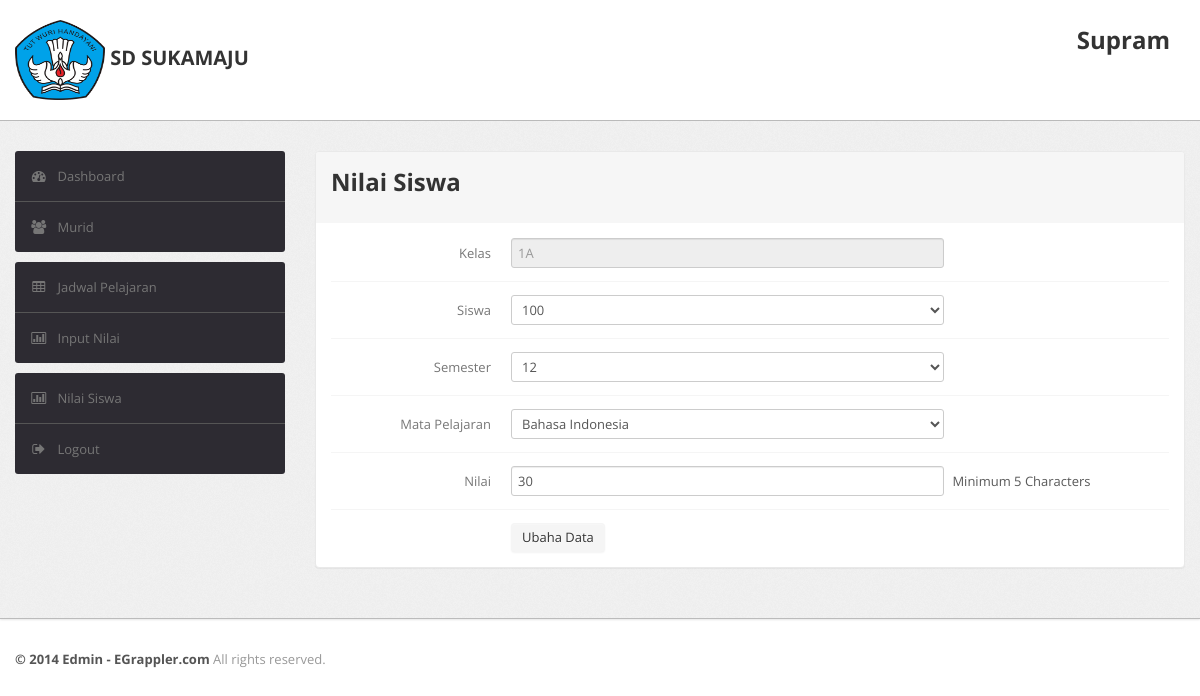
The page /guru/ubahdata.php?id=25 (signed in) on the database its author committed.
### tables this page shows
CREATE TABLE `guru` (
  `NoPegawai` varchar(11) NOT NULL,
  `NamaGuru` varchar(50) NOT NULL,
  `Jabatan` varchar(5) NOT NULL,
  `Password` varchar(15) NOT NULL,
  `NoHP` decimal(13,0) NOT NULL,
  `Alamat` varchar(50) NOT NULL,
  `Gaji` varchar(7) DEFAULT NULL,
  `WaliKelas` varchar(15) DEFAULT NULL
);

CREATE TABLE `murid` (
  `NIS` int(4) NOT NULL,
  `Nama` varchar(50) NOT NULL,
  `Kelas` varchar(15) DEFAULT NULL,
  `Jabatan` varchar(5) NOT NULL,
  `Password` varchar(16) NOT NULL,
  `Alamat` varchar(50) NOT NULL,
  `No_HPWali` decimal(13,0) NOT NULL
);

CREATE TABLE `nilai` (
  `NIS` int(4) NOT NULL,
  `id` int(11) NOT NULL,
  `Mapel` int(11) NOT NULL,
  `Nilai` int(11) NOT NULL,
  `kelas` varchar(15) DEFAULT NULL,
  `semester` int(11) NOT NULL
);

CREATE TABLE `matapelajaran` (
  `id` int(11) NOT NULL,
  `KodeMapel` varchar(15) NOT NULL,
  `MataPelajaran` varchar(50) NOT NULL,
  `NamaGuru` varchar(50) NOT NULL,
  `Kelas` varchar(15) DEFAULT NULL,
  `Hari` varchar(7) NOT NULL,
  `Jam` varchar(13) NOT NULL
);

### fungsi.php (called while the page is built, shortened)
<?php
$koneksi = mysqli_connect("127.0.0.1", "root", "", "sdsukamaju");
function query($query){
    global $koneksi;
    $hasil = mysqli_query($koneksi,$query);
    $nilaiakhir = [];
    while ($n = mysqli_fetch_assoc($hasil)){
        $nilaiakhir[] = $n;
    }
    return $nilaiakhir;
};
?>

### guru/ubahdata.php (the view, shortened to what this page needs)
<?php
require '../fungsi.php';
$datauser = $_SESSION["user"];
$Kelas = $datauser["WaliKelas"];
$id = $_GET["id"];
$siswa1 = query("select  matapelajaran.id as mapelid,nilai.id,NIS,MataPelajaran,nilai.kelas,nilai.semester,Nilai,matapelajaran.KodeMapel from matapelajaran Left Join nilai On matapelajaran.id = nilai.Mapel where nilai.id = '$id'")[0];
$murid = query("SELECT * FROM murid WHERE Kelas='$Kelas'");
$data = $datauser["NoPegawai"];
$profil1 = mysqli_query($koneksi, "SELECT NamaGuru FROM guru where NoPegawai = '$data'");
?>
<!DOCTYPE html>
<html lang="en">
<head>
	<link type="text/css" href="bootstrap/css/bootstrap.min.css" rel="stylesheet">
	<link type="text/css" href="bootstrap/css/bootstrap-responsive.min.css" rel="stylesheet">
	<link type="text/css" href="css/theme.css" rel="stylesheet">
	<link type="text/css" href="images/icons/css/font-awesome.css" rel="stylesheet">
</head>
<body>
	<div class="navbar navbar-fixed-top">
		<div class="navbar-inner">
			<div class="container">
                        <a class="brand" href="index.html"><img src="sdlogo.png" style="width:90px;height:80px;">      SD SUKAMAJU </a>
						<div class="nav-collapse collapse navbar-inverse-collapse">
                        <ul class="nav pull-right">
                        <?php while( $jdwal2 = mysqli_fetch_assoc($profil1) ) : ?>
                        <li><a><h2>
                        <?= $jdwal2["NamaGuru"]?>
                        </h2></a>
                        <?php endwhile;?>
                        </li>
                        </ul>
                    </div>
				</div>
			</div>
		</div>
	<div class="wrapper">
		<div class="container">
			<div class="row">
				<div class="span3">
					<div class="sidebar">
							<ul class="widget widget-menu unstyled">
                    			<li class="active"><a href="dashboardguru.php"><i class="menu-icon icon-dashboard"></i>Dashboard
                    			</a></li>
                                <li class="active"><a href="dashboardmuridguru.php"><i class="menu-icon icon-group"></i>Murid
                                </a></li>
                            </ul>
                            <ul class="widget widget-menu unstyled">
                                <li><a href="dashboardjadwal.php"><i class="menu-icon icon-table"></i>Jadwal Pelajaran</a></li>
                                <li><a href="inputnilai.php"><i class="menu-icon icon-bar-chart"></i>Input Nilai</a></li>
                            </ul>
                            <ul class="widget widget-menu unstyled">
                                <li><a href="dashboardnilaisiswa.php"><i class="menu-icon icon-bar-chart"></i>Nilai Siswa</a></li>
                                <li><a href="../logout.php"><i class="menu-icon icon-signout"></i>Logout </a></li>
                            </ul>
					</div>
				</div>
				<div class="span9">
					<div class="content">
						<div class="module">
							<div class="module-head">
								<h2>Nilai Siswa</h2>
							</div>
							<div class="module-body">
									<form class="form-horizontal row-fluid" method="POST" >
										<div class="control-group">
											<label class="control-label" for="basicinput">Kelas</label>
											<div class="controls">
												<input type="text" id="basicinput" placeholder="<?= $datauser["WaliKelas"]?>"  class="span8" disabled>
											</div>
										</div>
										<div class="control-group">
											<label class="control-label" for="basicinput">Siswa</label>
											<div class="controls">
												<select name = "siswa" tabindex="1" data-placeholder="<?=$siswa1['NIS'] ?>" class="span8" required>
													<option value="<?=$siswa1['NIS'] ?>"><?=$siswa1['NIS'] ?></option>
                                                </select>
											</div>
										</div>
										<div class="control-group">
											<label class="control-label" for="basicinput">Semester</label>
											<div class="controls">
												<select name = "semester" tabindex="1" data-placeholder="<?=$siswa1['semester'] ?>" class="span8" required>
													<option value="<?=$siswa1['semester'] ?>"><?=$siswa1['semester'] ?></option>
                                                </select>
											</div>
										</div>
                                        <div class="control-group">
											<label class="control-label" for="basicinput">Mata Pelajaran</label>
											<div class="controls">
												<select name = "mapel" tabindex="1" data-placeholder="<?=$siswa1['MataPelajaran'] ?>" class="span8" required>
													<option value="<?=$siswa1['mapelid'] ?>"><?=$siswa1['MataPelajaran'] ?></option>
                                                </select>
											</div>
										</div>
                                        <div class="control-group">
											<label class="control-label" for="nilai">Nilai</label>
											<div class="controls">
												<input value = "<?=$siswa1['Nilai'] ?>"type="text" id="nilai" name = "nilai" placeholder="<?=$siswa1['Nilai'] ?>" class="span8">
												<span class="help-inline">Minimum 5 Characters</span>
											</div>
										</div>
										<div class="control-group">
											<div class="controls">
												<button type="submit" class="btn" name = "kirim" href="dashboardnilaisiswa.php" >Ubaha Data</button>
											</div>
										</div>
									</form>
							</div>
						</div>
					</div>
				</div>
			</div>
		</div>
	</div>
	<div class="footer">
		<div class="container">
			<b class="copyright">&copy; 2014 Edmin - EGrappler.com </b> All rights reserved.
		</div>
	</div>
</body>
</html>

### guru/css/theme.css (style rules this page uses)
body { font-size: 13px; font-family: 'Open Sans', Arial, sans-serif; background: #fff; color: #777 }
h1, h2, h3, h4, h5, h6 { color: #333; margin-top: 0 }
h2 { font-size: 24px }
strong, b { color: #555 }
.wrapper { background: url(../images/bg.png) #eee; border-bottom: 1px solid #bbb; -webkit-box-shadow: 0 1px 2px rgba(0,0,0,0.1); -moz-box-shadow: 0 1px 2px rgba(0,0,0,0.1); box-shadow: 0 1px 2px rgba(0,0,0,0.1); padding: 30px 0 }
.footer { color: #999; padding: 30px 0 60px }
form { margin: 0 }
select, textarea, input[type="text"], input[type="password"], input[type="datetime"], input[type="datetime-local"], input[type="date"], input[type="month"], input[type="time"], input[type="week"], input[type="number"], input[type="email"], input[type="url"], input[type="search"], input[type="tel"], input[type="color"], .uneditable-input, label, input, button, select, textarea { -webkit-border-radius: 3px; -moz-border-radius: 3px; border-radius: 3px; font-size: 13px; font-family: 'Open Sans', Tahoma, Arial, sans-serif }
body [class^="icon-"], body [class*=" icon-"] { font-size: 14px; line-height: 20px; height: 20px }
.module { background: #fff; -webkit-border-radius: 3px; -moz-border-radius: 3px; border-radius: 3px; border: 1px solid #ccc; border-bottom-color: #bbb; -webkit-box-shadow: 0 0 1px rgba(0,0,0,0.2); -moz-box-shadow: 0 0 1px rgba(0,0,0,0.2); box-shadow: 0 0 1px rgba(0,0,0,0.2); margin-bottom: 30px }
.form-horizontal .control-group, .form-vertical .control-group { margin-bottom: 0 }
.form-horizontal .control-group+.control-group, .form-vertical .control-group+.control-group { margin-top: 13px; padding-top: 13px; border-top: 1px solid #f5f5f5 }
.navbar { position: static!important; margin: 0!important }
.navbar .navbar-inner { background: #fff; border-bottom: 1px solid #bbb; -webkit-box-shadow: 0 1px 2px rgba(0,0,0,0.15); -moz-box-shadow: 0 1px 2px rgba(0,0,0,0.15); box-shadow: 0 1px 2px rgba(0,0,0,0.15) }
.navbar .brand { color: #333; font-weight: bold; font-size: 20px; margin-right: 20px; padding: 20px }
.navbar .nav>li>a { padding: 20px 15px; font-weight: bold; color: #777 }
.btn, .btn-box { -webkit-border-radius: 3px; -moz-border-radius: 3px; border-radius: 3px }
.btn { font-size: 13px; font-weight: 600 }
.btn { display: inline-block; margin-bottom: 0; font-weight: 400; text-align: center; vertical-align: middle; cursor: pointer; background-image: none; border: 1px solid transparent; white-space: nowrap; padding: 4px 10px; font-size: 13px; line-height: 1.42857; border-radius: 4px; -webkit-user-select: none; -moz-user-select: none; -ms-user-select: none; user-select: none }
.widget-menu { background: #fff; -webkit-border-radius: 3px; -moz-border-radius: 3px; border-radius: 3px; overflow: hidden }
.widget-menu a { color: #555; display: block; line-height: 20px; padding: 15px; text-decoration: none!important }
.widget-menu .menu-icon { margin-right: 10px; color: #767676; -webkit-transition: all .2s ease-in-out; -moz-transition: all .2s ease-in-out; transition: all .2s ease-in-out; }
.widget-menu>li+li { border-top: 1px solid #555 }
.widget-menu>li>a { background-color: #2d2b32; color: #767676; -webkit-transition: all .2s ease-in-out; -moz-transition: all .2s ease-in-out; transition: all .2s ease-in-out; }
.module { box-shadow: 0 0 3px rgba(0,0,0,.1); border-color: #e9e9e9; margin-bottom: 20px; background-color: #fff; border-radius: 4px; -webkit-box-shadow: 0 1px 1px rgba(0,0,0,.05); box-shadow: 0 1px 1px rgba(0,0,0,.05); }
.module-head { color: #767676; background-color: #f6f6f6; border-color: #e9e9e9; padding: 10px 15px; border-bottom: 1px solid transparent; border-top-right-radius: 3px; border-top-left-radius: 3px; }
.module-body { padding: 15px }

### rows shown on the page
guru: NamaGuru "Supram"
murid: Kelas "1A"
nilai: siswa "100", semester "12", mapel "Bahasa Indonesia", nilai "30"
